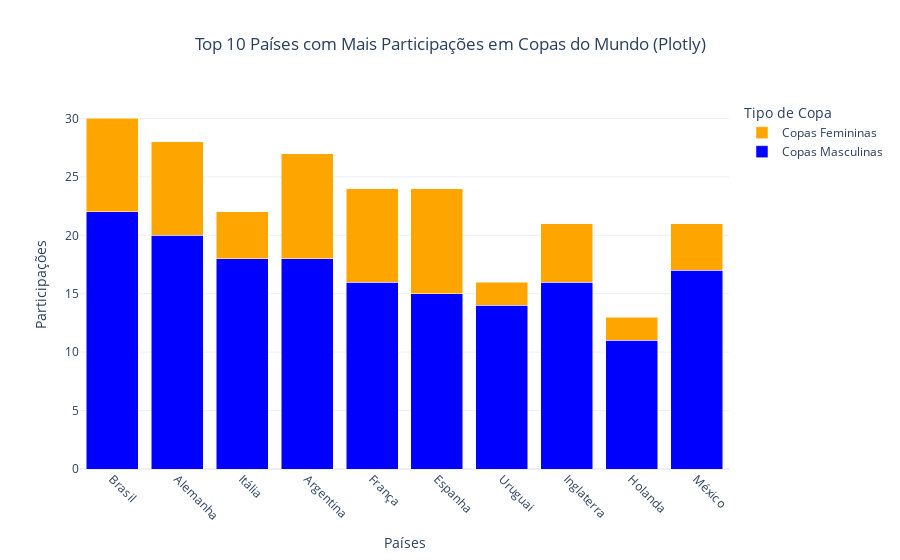

Notebook source saved alongside this figure:
### Code cell
#### solução com plotly
import plotly.graph_objects as go

# Dados de exemplo
paises = ["Brasil", "Alemanha", "Itália", "Argentina", "França", 
          "Espanha", "Uruguai", "Inglaterra", "Holanda", "México"]
participacoes_masculinas = [22, 20, 18, 18, 16, 15, 14, 16, 11, 17]
participacoes_femininas = [8, 8, 4, 9, 8, 9, 2, 5, 2, 4]

# Configuração do gráfico
fig = go.Figure()

fig.add_trace(go.Bar(
    x=paises,
    y=participacoes_masculinas,
    name="Copas Masculinas",
    marker_color="blue"
))

fig.add_trace(go.Bar(
    x=paises,
    y=participacoes_femininas,
    name="Copas Femininas",
    marker_color="orange"
))

# Personalizações
fig.update_layout(
    barmode="stack",
    title="Top 10 Países com Mais Participações em Copas do Mundo (Plotly)",
    xaxis_title="Países",
    yaxis_title="Participações",
    legend_title="Tipo de Copa",
    xaxis=dict(tickangle=45),
    title_x=0.5
)

fig.show()

### Figure 1 — Plotly figure (JSON) as saved in the notebook; plotly's stock layout.template omitted (floating-point values rounded to 4 significant figures)
{"data": [{"marker": {"color": "blue"}, "name": "Copas Masculinas", "type": "bar", "x": ["Brasil", "Alemanha", "Itália", "Argentina", "França", "Espanha", "Uruguai", "Inglaterra", "Holanda", "México"], "y": [22, 20, 18, 18, 16, 15, 14, 16, 11, 17]}, {"marker": {"color": "orange"}, "name": "Copas Femininas", "type": "bar", "x": ["Brasil", "Alemanha", "Itália", "Argentina", "França", "Espanha", "Uruguai", "Inglaterra", "Holanda", "México"], "y": [8, 8, 4, 9, 8, 9, 2, 5, 2, 4]}], "layout": {"barmode": "stack", "legend": {"title": {"text": "Tipo de Copa"}}, "title": {"text": "Top 10 Países com Mais Participações em Copas do Mundo (Plotly)", "x": 0.5}, "xaxis": {"tickangle": 45, "title": {"text": "Países"}}, "yaxis": {"title": {"text": "Participações"}}}}
